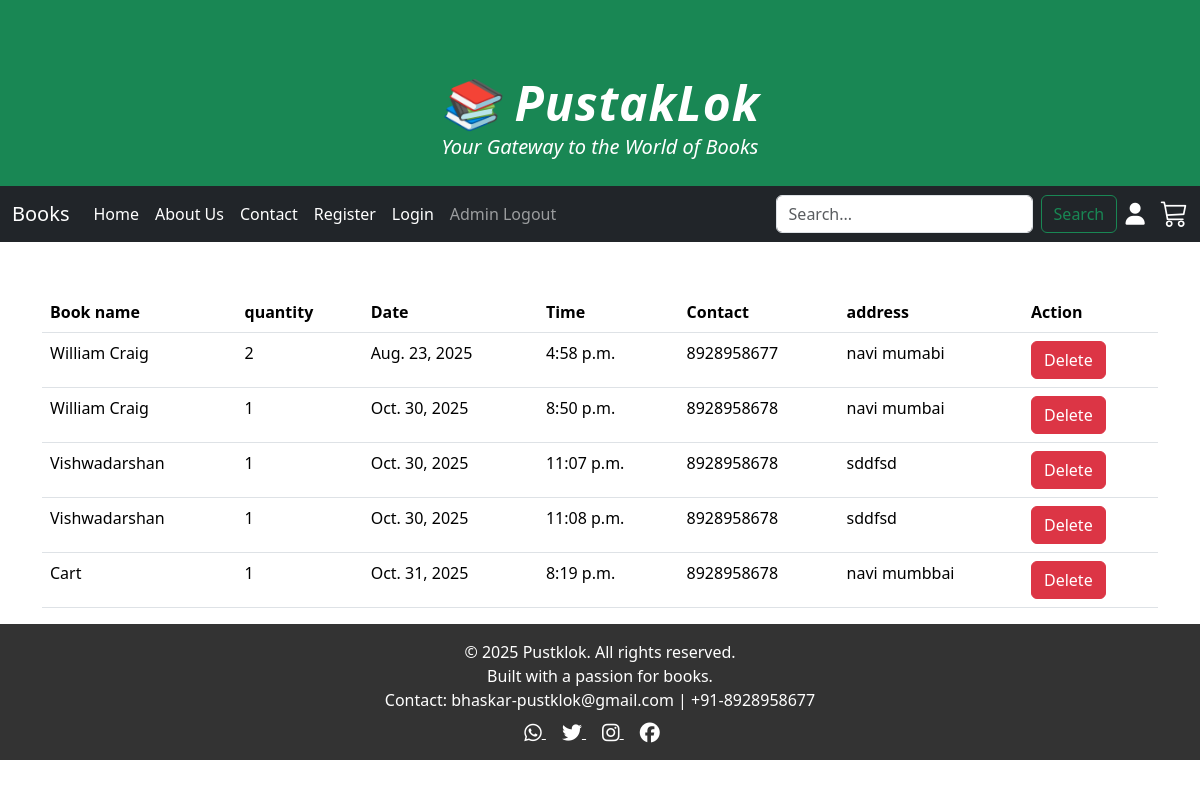
The app's page /admin_book/ (signed in) with its own data.
### mynewapp/models.py (models this page shows, shortened)
class book(models.Model):
    bid=models.AutoField(primary_key=True)
    uid=models.IntegerField()
    book_name=models.CharField(max_length=50)
    quantity=models.IntegerField(default=1)
    address=models.TextField(default="")
    total_price=models.IntegerField(default=0)
    date=models.DateField()
    time=models.TimeField()
    mobile=models.CharField(max_length=20)

### mynewapp/views.py (the view)
# urls.py: path("admin_book/", views.admin_book, name="admin_book"),
def admin_book(request):
    if 'a_name' in request.session:
        booking=book.objects.all()
        locate={'data':booking}
        return render(request,"admin_book.html",locate)
    else:
        locate={"status":"you need to login first"}
        return render(request,"login.html",locate)

### mynewapp/templates/admin_book.html (shortened to what this page needs)
{% extends 'master.html' %}
{% load static %}
{% block body %}
<div class="container">
    <div class="row">
        <div class="col-md-12 col-lg-12 col-xl-12">
            <table class="table">
                <thead>
                <tr>
                <th>Book name</th>
                <th>quantity</th>
                <th>Date</th>
                <th>Time</th>
                <th>Contact</th>
                <th>address</th>
                    <th>Action</th>
                </tr>
                </thead>
                <tbody>
                {% for x in data %}
                <tr>
                <td>{{x.book_name}}</td>
                <td>{{x.quantity}}</td>
                <td>{{x.date}}</td>
                <td>{{x.time}}</td>
                <td>{{x.mobile}}</td>
                <td>{{x.address}}</td>
<td><a class="btn btn-danger" href="{% url 'delete_order'%}?id={{x.bid}}" onclick="return confirm('Are you sure you want to delete this order')">Delete</a></td>
                </tr>
                {% endfor %}
                </tbody>
            </table>
        </div>
    </div>
</div>
{% endblock %}

### mynewapp/static/css/style.css (style rules this page uses)
* { padding:0px; margin:0px; }
.container { margin-top: 50px; }

### records on screen
book: book_name "William Craig", quantity "2", date "Aug. 23, 2025", time "4:58 p.m.", mobile "8928958677", address "navi mumabi"
book: book_name "William Craig", quantity "1", date "Oct. 30, 2025", time "8:50 p.m.", mobile "8928958678", address "navi mumbai"
book: book_name "Vishwadarshan", quantity "1", date "Oct. 30, 2025", time "11:07 p.m.", mobile "8928958678", address "sddfsd"
book: book_name "Vishwadarshan", quantity "1", date "Oct. 30, 2025", time "11:08 p.m.", mobile "8928958678", address "sddfsd"
book: book_name "Cart", quantity "1", date "Oct. 31, 2025", time "8:19 p.m.", mobile "8928958678", address "navi mumbbai"
